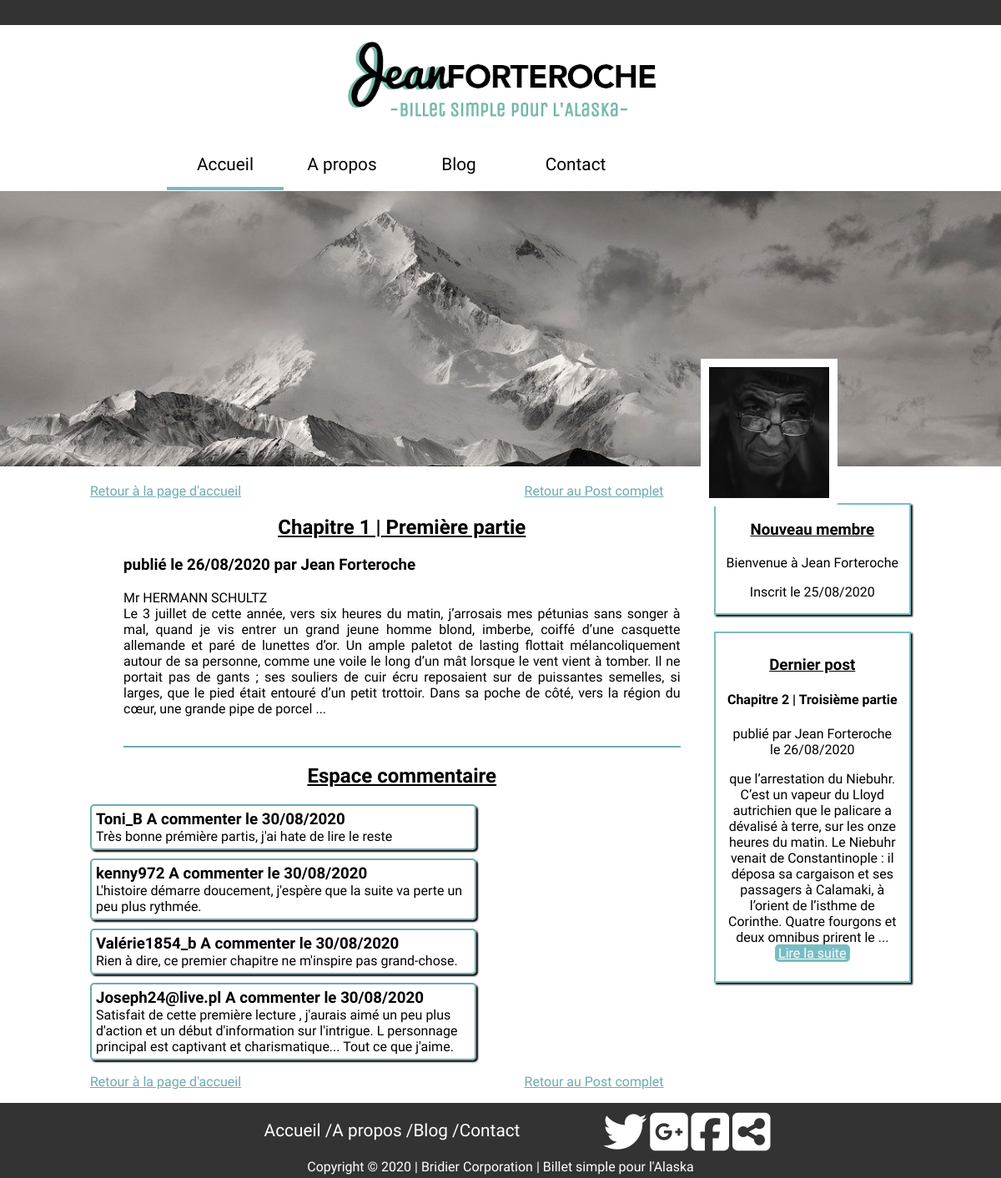
The page /index.php?action=comments&id=3 on the database its author committed.
### tables this page shows
CREATE TABLE `posts` (
  `id` int(11) NOT NULL,
  `author` varchar(255) NOT NULL,
  `title` varchar(255) NOT NULL,
  `content` text NOT NULL,
  `date_creation` datetime NOT NULL DEFAULT CURRENT_TIMESTAMP
);

CREATE TABLE `comments` (
  `id` int(11) NOT NULL,
  `post_id` int(11) NOT NULL,
  `author` varchar(255) NOT NULL,
  `content` text NOT NULL,
  `date_creation` datetime NOT NULL DEFAULT CURRENT_TIMESTAMP
);

CREATE TABLE `users` (
  `id` int(11) NOT NULL,
  `id_status` int(11) NOT NULL,
  `firstName` varchar(255) NOT NULL,
  `lastName` varchar(255) NOT NULL,
  `pseudo` varchar(255) NOT NULL,
  `password` varchar(255) NOT NULL,
  `mail` varchar(255) NOT NULL,
  `date_inscription` datetime NOT NULL DEFAULT CURRENT_TIMESTAMP
);

### controller/controller.php (called while the page is built, shortened)
<?php
require_once('model/postManager.php');
require_once('model/userManager.php');
require_once('model/commentManager.php');
function getComment($id)
{
    require('rightBlockController.php');
    $getExtractPost = $postManager->getExtractpost($id);
    $commentManager = new CommentManager();
    $getComments = $commentManager->getComments($id);
    require('view/commentsView.php');
}

### model/postManager.php (called while the page is built, shortened)
<?php
class PostManager extends Manager
{
    public function lastPost()
    {
        $db = $this->dbConnect();
        $req = $db->query('SELECT id,author, title, LEFT( content, 300 ) AS content, DATE_FORMAT(date_creation, \'%d/%m/%Y\') AS date_creation FROM posts ORDER BY id DESC LIMIT 1');
        $lastPost = $req->fetch();
        return $lastPost;
    }
    public function getExtractPost($id)
    {
        $db = $this->dbConnect();
        $req = $db->prepare('SELECT id,author, title, LEFT( content, 600 ) AS content, DATE_FORMAT(date_creation, \'%d/%m/%Y\') AS date_creation FROM posts WHERE id = ?');
        $req->execute(array($id));
        $getPost = $req->fetch();
        return $getPost;
    }
}

### model/commentManager.php (called while the page is built, shortened)
<?php
class CommentManager extends Manager
{
    public function getComments($id)
    {
        $db = $this->dbConnect();
        $req = $db->prepare('SELECT id, post_id, author, content, DATE_FORMAT(date_creation, \'%d/%m/%Y\') AS date_creation FROM comments WHERE post_id = ? ORDER BY date_creation DESC');
        $req->execute(array($id));
        return $req;
    }
}

### model/userManager.php (called while the page is built, shortened)
<?php
class UserManager extends Manager
{
    public function getLastUser()
    {
        $db = $this->dbConnect();
        $req = $db->query('SELECT id, pseudo, DATE_FORMAT(date_inscription, \'%d/%m/%Y\') AS date_inscirption FROM users ORDER BY id DESC
        LIMIT 1');
        $lastUser = $req->fetch();
        return $lastUser;
    }
}

### controller/rightBlockController.php (called while the page is built)
<?php
$postManager = new PostManager();
$userManager = new UserManager();
$lastUser = $userManager->getLastUser();
$lastPost = $postManager->lastPost();

### view/commentsView.php (the view, shortened to what this page needs)
<p class="homePage">
    <a href="index.php">Retour à la page d'accueil</a>
    <a href="index.php?action=post&amp;id=<?=$getExtractPost['id']?>#ancre" class="linkPrevious">Retour au Post complet</a>
</p>
<article class="leftBlock">
    <h2><?=htmlspecialchars($getExtractPost['title'])?></h2>
    <h3>publié le <?=htmlspecialchars($getExtractPost['date_creation'])?> par <?=$getExtractPost['author']?></h3>
    <p>
        <?=nl2br(htmlspecialchars($getExtractPost['content']))?> ...
    </p>
    <br/>
</article>
<h2><strong>Espace commentaire</strong></h2>
<?php
while ($data = $getComments->fetch())
{
?>
    <article class="commentBlock">
        <h3><?=htmlspecialchars($data['author'])?> A commenter le  <?=htmlspecialchars($data['date_creation'])?></h3>
        <p>
            <?=nl2br(htmlspecialchars($data['content']))?>
        </p>
    </article>
<?php
}
?>
<p class="homePage">
    <a href="index.php">Retour à la page d'accueil</a>
    <a href="index.php?action=post&amp;id=<?=$getExtractPost['id']?>#ancre" class="linkPrevious">Retour au Post complet</a>
</p>
<?php $content = ob_get_clean(); ?>
<?php require('template.php'); ?>

### view/template.php (shortened to what this page needs)
<!DOCTYPE html>
<html>
    <head>
        <link href="public/css/style.css" rel="stylesheet" />
    </head>
    <body>
        <header>
            <div class="headband"></div>
            <p class="logo"><img src="public/img/logo_400.png" alt="logo de Jean"></p>
            <nav>
                <ul class="menu">
                    <li class="buttonMenu accueil"><a href="index.php">Accueil</a></li>
                    <li class="buttonMenu a_propos"><a href="index.php?action=about#ancre">A propos</a></li>
                    <li class="buttonMenu blog"><a href="index.php?action=blog#ancre">Blog</a></li>
                    <li class="buttonMenu contact"><a href="">Contact</a></li>
                </ul>
            </nav>
        </header>
        <div class="divider"></div>
        <div class="banniere">
            <img src="public/img/banniere.jpg" alt="paysage Alaska" class="paysage">
            <img src="public/img/jean_f.jpg" alt="Portrait de Jean Forteroche" class="portrait">
        </div>
        <div class="blockInvisible" id="ancre"></div>
        <section class="section">
            <section class="leftSection">
                <?= $content ?>
            </section>
            <section class="rightSection">
                <article class="lastUser">
                    <h3>Nouveau membre</h3>
                    <p>Bienvenue à <?=htmlspecialchars($lastUser['pseudo'])?></p>
                    <p>Inscrit le <?=htmlspecialchars($lastUser['date_inscirption'])?></p>
                </article>
                <article class="lastPost">
                    <h3>Dernier post</h3>
                    <h4><?=htmlspecialchars($lastPost['title'])?></h4>
                    <p>publié par <?=htmlspecialchars($lastPost['author'])?><br /> le <?=htmlspecialchars($lastPost['date_creation'])?></p>
                    <p>
                        <?=htmlspecialchars($lastPost['content'])?>
                        ... <a href="index.php?action=post&amp;id=<?=$lastPost['id']?>#ancre" class="readMore">Lire la suite</a>
                    </p>
                </article>
            </section>
        </section>
        <footer>
            <div class="footer_block">
                <ul class="footer_menu">
                    <li><a href="">Accueil / </a></li>
                    <li><a href="">A propos / </a></li>
                    <li><a href="">Blog / </a></li>
                    <li><a href="">Contact</a></li>
                </ul>
                <ul class="footer_social_network">
                    <li><a href=""><i class="fab fa-twitter"></i></a></li>
                    <li><a href=""><i class="fab fa-google-plus-square"></i></a></li>
                    <li><a href=""><i class="fab fa-facebook-square"></i></a></li>
                    <li><a href=""><i class="fas fa-share-alt-square"></i></a></li>
                </ul>
            </div>
            <p class='copyright'>Copyright © 2020 | Bridier Corporation | Billet simple pour l'Alaska </p>
        </footer>
    </body>
</html>

### public/css/style.css (style rules this page uses)
body { margin:0; font-family: 'Unica One', cursive; }
.headband { height: 30px; background-color: rgb(51, 51, 51); }
header { position: fixed; width: 100%; background-color: white; z-index: 1; }
.divider { height: 229px;; }
.blockInvisible { font-family: 'Unica One', cursive; height: 229px; width: 100%; position: absolute; top: 396px; }
.logo { text-align: center; margin: 0px; }
.menu { margin:auto; display: flex; justify-content: flex-start; width: 70%; }
.buttonMenu { width: 110px; padding: 15px; text-align: center; list-style: none; }
.menu a, footer a { text-decoration:none; color:black; font-size: 1.3em; font-family: 'Unica One', cursive; }
.accueil { border-bottom: 4px solid rgb(118, 188, 195); }
.banniere { position: relative; }
.paysage { width: 100%; }
.portrait { position: absolute; top: 60%; left: 70%; width: 12%; padding:10px; background-color: white; position: absolute; }
footer { background-color: rgb(51, 51, 51); height: 90px; }
footer ul { text-align: center; list-style: none; }
footer a, .copyright { color: white; }
.footer_block { display: flex; justify-content: center; align-items: center; }
.footer_menu { display: flex; margin:0px; }
.footer_social_network { display: flex; font-size: 2.5em; justify-content: space-between; padding: 6px 0px 0px 100px; width: 200px; margin:0px; }
.copyright { margin:0px; text-align: center; font-family: 'Unica One', cursive; }
.section { width:82%; margin: auto; display: flex; justify-content: space-between; }
.leftSection { width: 80%; }
.leftSection h2, .rightSection h3 { text-decoration: underline; }
.rightSection { width: 249px; margin-top: 40px; text-align: center; }
.lastUser { height: 130px; }
.lastPost { margin-top: 20px; padding: 8px;; }
.lastUser, .lastPost { box-shadow: 2px 2px 2Px black; border: 2px solid rgb(120, 189, 196); }
.leftSection h2 { text-align: center; }
.readMore { padding: 1px 4Px; background-color: rgb(120, 189, 196); color: white; border-radius: 5px;; }
.leftBlock { text-align: justify; margin: 0px 40px; border-bottom : 2px solid rgb(109, 170, 177); }
.homePage a { color: rgb(109, 170, 177); }
.linkPrevious { float: right; margin-right: 60px; }
.commentBlock { border: 2px solid rgb(109, 170, 177); border-radius:5px; box-shadow: 2px 2px 2Px black; padding:5px; margin-bottom: 10px; width: 60% }
.commentBlock h3, .commentBlock p { margin: 0px; }

### rows shown on the page
posts: title "Chapitre 1 | Première partie", author "Jean Forteroche"
comments: author "Toni_B", date_creation "30/08/2020", content "Très bonne prémière partis, j'ai hate de lire le reste"
comments: author "kenny972", date_creation "30/08/2020", content "L'histoire démarre doucement, j'espère que la suite va perte un peu plus rythmée."
comments: author "Valérie1854_b", date_creation "30/08/2020", content "Rien à dire, ce premier chapitre ne m'inspire pas grand-chose."
comments: author "Joseph24@live.pl", date_creation "30/08/2020", content "Satisfait de cette première lecture , j'aurais aimé un peu plus d'action et un début d'information sur l'intrigue. L personnage principal est captivant et charismatique... Tout ce que j'aime."
users: pseudo "Jean Forteroche"
posts: title "Chapitre 2 | Troisième partie", author "Jean Forteroche"

### other values the page prints
$getExtractPost['date_creation'] "26/08/2020"
$lastUser['date_inscirption'] "25/08/2020"
$lastPost['date_creation'] "26/08/2020"
